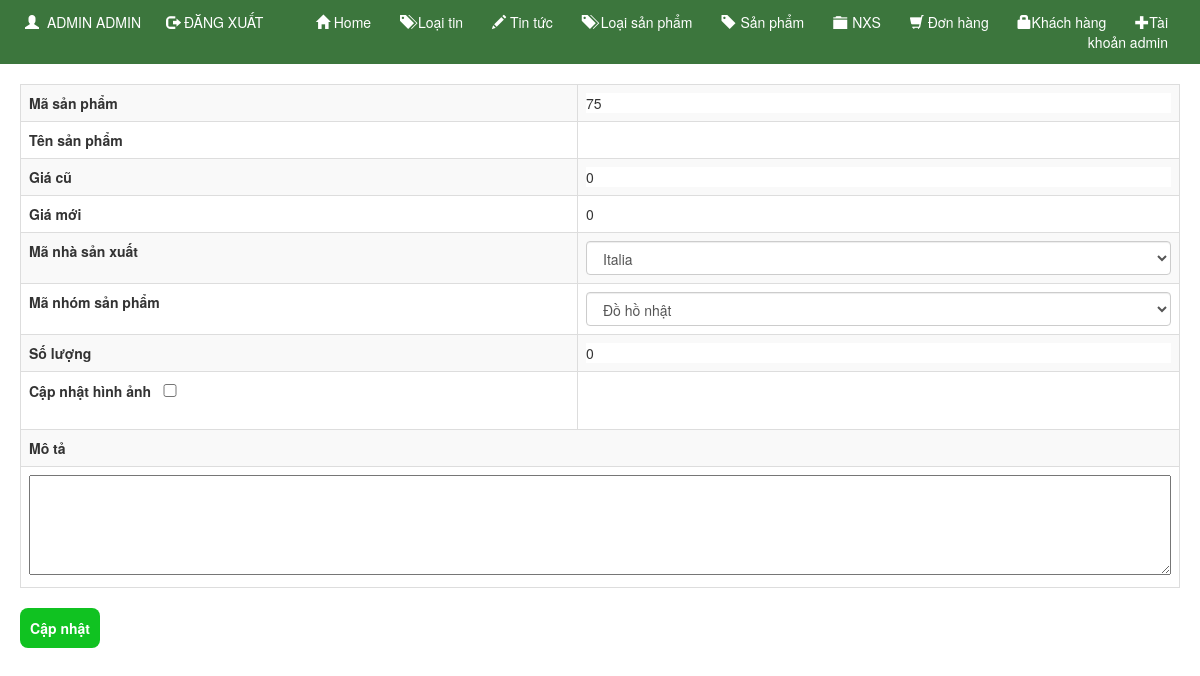
Page /admin/Index.php?page=capnhatsanpham&&spct=75 (signed in) on the committed database.
### tables this page shows
CREATE TABLE `tbl_product_detail` (
  `IdProduct` int(156) NOT NULL,
  `NameProduct` varchar(156) NOT NULL,
  `OldPrice` int(156) NOT NULL,
  `NewPrice` int(156) NOT NULL,
  `IdProducer` int(156) NOT NULL,
  `Description` varchar(10000) NOT NULL,
  `IdGroupProduct` int(156) NOT NULL,
  `Amount` int(156) NOT NULL,
  `Image` varchar(500) NOT NULL
);

### admin/View/suasanpham.php (the view, shortened to what this page needs)
<head>
</head>
<?php
$spct = $_GET['spct'];
$query = "SELECT* FROM tbl_product_detail WHERE IdProduct ='" . $spct . "'";
$db = mysqli_query($conn, $query);
$row = mysqli_fetch_array($db);
?>
<form method="POST" enctype="multipart/form-data">
    <table class="table table-striped table-bordered">
        <tr>
            <td style="font-weight: bold;">Mã sản phẩm</td>
            <td><input type="text" name="id" value="<?php echo ($row["IdProduct"]) ?>" readonly></td>
        </tr>
        <tr>
            <td style="font-weight: bold;">Tên sản phẩm</td>
            <td><input type="text" name="name" value="<?php echo ($row["NameProduct"]) ?>"></td>
        </tr>
        <tr>
            <td style="font-weight: bold;">Giá cũ</td>
            <td><input type="number" name="giacu" value="<?php echo ($row["OldPrice"]) ?>"></td>
        </tr>
        <tr>
            <td style="font-weight: bold;">Giá mới</td>
            <td><input type="number" name="giamoi" value="<?php echo ($row["NewPrice"]) ?>"></td>
        </tr>
        <tr>
            <td style="font-weight: bold;">Mã nhà sản xuất</td>
            <td>
                <select class="oip form-control" name="mansx">
                    <?php
					$sql1 = "SELECT * FROM tbl_producer";
					$query1 = mysqli_query($conn, $sql1);
					while ($row1 = mysqli_fetch_array($query1)) {
						?>
                    <option value="<?php echo ($row1['IdProducer']); ?>"><?php echo ($row1['NameProducer']); ?></option>
                    <?php
				} ?>
                </select>
            </td>
        </tr>
        <tr>
            <td style="font-weight: bold;">Mã nhóm sản phẩm</td>
            <td>
                <select class="oip form-control" name="mansp">
                    <?php
					$sql2 = "SELECT * FROM tbl_product_group";
					$query2 = mysqli_query($conn, $sql2);
					while ($row2 = mysqli_fetch_array($query2)) {
						?>
                    <option value="<?php echo ($row2['IdGroupProduct']); ?>"><?php echo ($row2['NameGroupProduct']); ?></option>
                    <?php
				} ?>
                </select>
            </td>
        </tr>
        <tr>
            <td style="font-weight: bold;">Số lượng</td>
            <td><input type="number" name="sl" value="<?php echo ($row["Amount"]) ?>"></td>
        </tr>
        <tr>
            <td style="font-weight: bold;">
                Cập nhật hình ảnh <input style="width: 30px;" type="checkbox" name="isSelected" id="status">
                <br>
                <img style="width: 20%" src="./upload/sanpham/<?php echo $row['Image']; ?>" alt=""></td>
            <td id="ElementInput">
            </td>
        </tr>
        <tr>
            <td style="font-weight: bold;" colspan="2">Mô tả</td>
        </tr>
        <tr>
            <td colspan="2"><textarea name="Description" style="width: 100%; height: 100px;"><?php echo ($row["Description"]) ?></textarea></td>
        </tr>
    </table>
    <input type="submit" name="bt_submit" value="Cập nhật" class="nut_sub">
</form>

### admin/View/suasanpham.php (style rules this page uses)
input { width: 100%; border: 0px; }
.nut_sub { width: 80px; height: 40px; border-radius: 8px; color: white; background: #10c221; font-weight: bold; }

### rows in the picture
tbl_product_detail: id "75", giacu "0", giamoi "0", sl "0"

### other values in the picture
$_SESSION['admin'] "ADMIN"
form field mansx "Italia"
form field mansp "Đồ hồ nhật"
